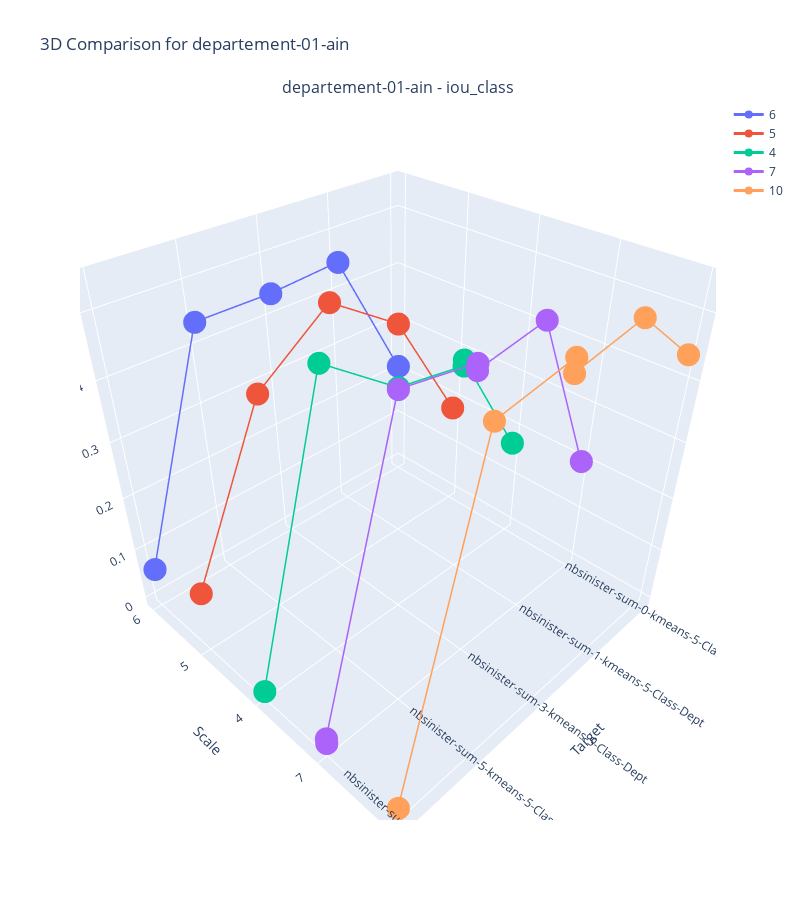
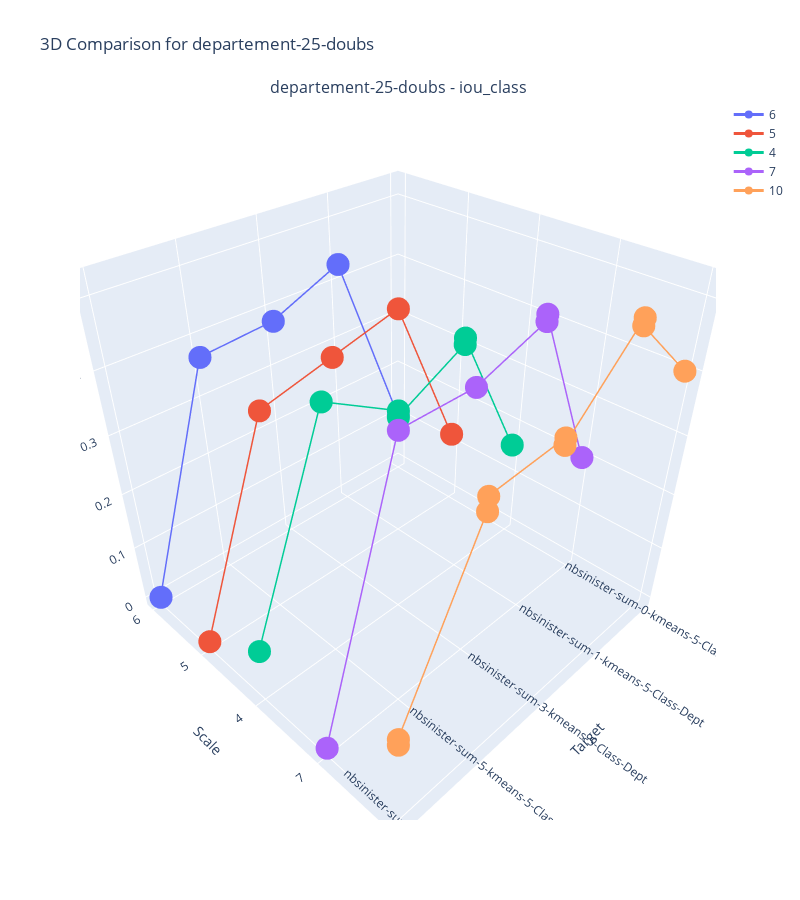
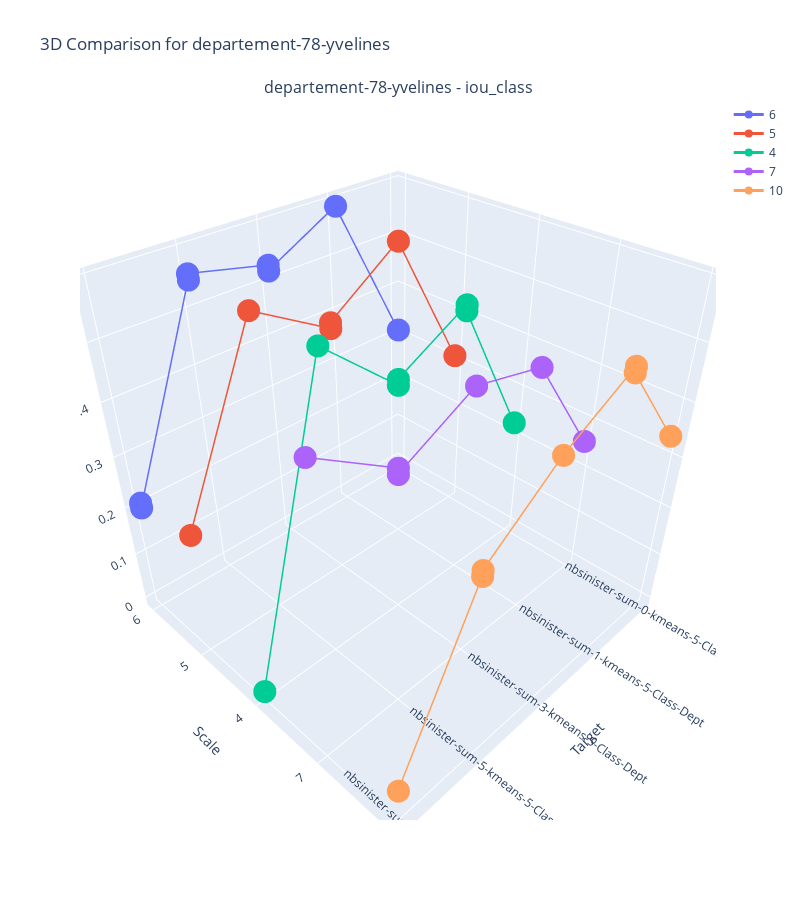

Notebook source saved alongside these figures, in order:
### Code cell
compare_models_2d(df, df.Department.unique(), dept_markers, ['iou_class'],  'Target', 'Scale', 'Scale')

### Figure 1 — Plotly figure (JSON) as saved in the notebook; plotly's stock layout.template omitted (floating-point values rounded to 4 significant figures)
{"data": [{"line": {"color": "#636EFA", "width": 3}, "marker": {"color": "#636EFA", "size": 8}, "mode": "lines+markers", "name": "6", "scene": "scene", "type": "scatter3d", "x": [0, 1, 1, 2, 2, 3, 3, 4, 4], "y": [0, 0, 0, 0, 0, 0, 0, 0, 0], "z": [0.21, 0.45, 0.45, 0.44, 0.44, 0.44, 0.44, 0.06, 0.06]}, {"line": {"color": "#EF553B", "width": 3}, "marker": {"color": "#EF553B", "size": 8}, "mode": "lines+markers", "name": "5", "scene": "scene", "type": "scatter3d", "x": [0, 1, 1, 2, 2, 3, 3, 4, 4], "y": [1, 1, 1, 1, 1, 1, 1, 1, 1], "z": [0.18, 0.39, 0.39, 0.47, 0.47, 0.38, 0.38, 0.1, 0.1]}, {"line": {"color": "#00CC96", "width": 3}, "marker": {"color": "#00CC96", "size": 8}, "mode": "lines+markers", "name": "4", "scene": "scene", "type": "scatter3d", "x": [0, 1, 1, 2, 2, 3, 3, 4, 4], "y": [2, 2, 2, 2, 2, 2, 2, 2, 2], "z": [0.17, 0.38, 0.37, 0.39, 0.39, 0.48, 0.48, 0, 0]}, {"line": {"color": "#AB63FA", "width": 3}, "marker": {"color": "#AB63FA", "size": 8}, "mode": "lines+markers", "name": "7", "scene": "scene", "type": "scatter3d", "x": [0, 1, 1, 2, 2, 3, 3, 4, 4], "y": [3, 3, 3, 3, 3, 3, 3, 3, 3], "z": [0.2, 0.49, 0.49, 0.47, 0.48, 0.5, 0.5, 0.02, 0.01]}, {"line": {"color": "#FFA15A", "width": 3}, "marker": {"color": "#FFA15A", "size": 8}, "mode": "lines+markers", "name": "10", "scene": "scene", "type": "scatter3d", "x": [0, 1, 1, 2, 2, 3, 3, 4, 4], "y": [4, 4, 4, 4, 4, 4, 4, 4, 4], "z": [0.44, 0.54, 0.54, 0.52, 0.54, 0.52, 0.52, 0.01, 0.01]}], "layout": {"annotations": [{"font": {"size": 16}, "showarrow": false, "text": "departement-01-ain - iou_class", "x": 0.5, "xanchor": "center", "xref": "paper", "y": 1, "yanchor": "bottom", "yref": "paper"}], "height": 900, "scene": {"domain": {"x": [0, 1], "y": [0, 1]}, "xaxis": {"ticktext": ["nbsinister-sum-0-kmeans-5-Class-Dept", "nbsinister-sum-1-kmeans-5-Class-Dept", "nbsinister-sum-3-kmeans-5-Class-Dept", "nbsinister-sum-5-kmeans-5-Class-Dept", "nbsinister-sum-7-kmeans-5-Class-Dept"], "tickvals": [0, 1, 2, 3, 4], "title": {"text": "Target"}}, "yaxis": {"ticktext": ["6", "5", "4", "7", 10], "tickvals": [0, 1, 2, 3, 4], "title": {"text": "Scale"}}, "zaxis": {"title": {"text": "iou_class"}}}, "showlegend": true, "title": {"text": "3D Comparison for departement-01-ain"}, "width": 800}}

### Figure 2 — Plotly figure (JSON) as saved in the notebook; plotly's stock layout.template omitted (floating-point values rounded to 4 significant figures)
{"data": [{"line": {"color": "#636EFA", "width": 3}, "marker": {"color": "#636EFA", "size": 8}, "mode": "lines+markers", "name": "6", "scene": "scene", "type": "scatter3d", "x": [0, 1, 1, 2, 2, 3, 3, 4, 4], "y": [0, 0, 0, 0, 0, 0, 0, 0, 0], "z": [0.1, 0.43, 0.43, 0.38, 0.38, 0.37, 0.37, 0, 0]}, {"line": {"color": "#EF553B", "width": 3}, "marker": {"color": "#EF553B", "size": 8}, "mode": "lines+markers", "name": "5", "scene": "scene", "type": "scatter3d", "x": [0, 1, 1, 2, 2, 3, 3, 4, 4], "y": [1, 1, 1, 1, 1, 1, 1, 1, 1], "z": [0.12, 0.4, 0.4, 0.37, 0.37, 0.34, 0.34, 0, 0]}, {"line": {"color": "#00CC96", "width": 3}, "marker": {"color": "#00CC96", "size": 8}, "mode": "lines+markers", "name": "4", "scene": "scene", "type": "scatter3d", "x": [0, 1, 1, 2, 2, 3, 3, 4, 4], "y": [2, 2, 2, 2, 2, 2, 2, 2, 2], "z": [0.16, 0.4, 0.39, 0.33, 0.34, 0.41, 0.41, 0.08, 0.08]}, {"line": {"color": "#AB63FA", "width": 3}, "marker": {"color": "#AB63FA", "size": 8}, "mode": "lines+markers", "name": "7", "scene": "scene", "type": "scatter3d", "x": [0, 1, 1, 2, 2, 3, 3, 4, 4], "y": [3, 3, 3, 3, 3, 3, 3, 3, 3], "z": [0.2, 0.48, 0.47, 0.43, 0.43, 0.43, 0.43, 0, 0]}, {"line": {"color": "#FFA15A", "width": 3}, "marker": {"color": "#FFA15A", "size": 8}, "mode": "lines+markers", "name": "10", "scene": "scene", "type": "scatter3d", "x": [0, 1, 1, 2, 2, 3, 3, 4, 4], "y": [4, 4, 4, 4, 4, 4, 4, 4, 4], "z": [0.4, 0.51, 0.52, 0.41, 0.42, 0.41, 0.39, 0.14, 0.13]}], "layout": {"annotations": [{"font": {"size": 16}, "showarrow": false, "text": "departement-25-doubs - iou_class", "x": 0.5, "xanchor": "center", "xref": "paper", "y": 1, "yanchor": "bottom", "yref": "paper"}], "height": 900, "scene": {"domain": {"x": [0, 1], "y": [0, 1]}, "xaxis": {"ticktext": ["nbsinister-sum-0-kmeans-5-Class-Dept", "nbsinister-sum-1-kmeans-5-Class-Dept", "nbsinister-sum-3-kmeans-5-Class-Dept", "nbsinister-sum-5-kmeans-5-Class-Dept", "nbsinister-sum-7-kmeans-5-Class-Dept"], "tickvals": [0, 1, 2, 3, 4], "title": {"text": "Target"}}, "yaxis": {"ticktext": ["6", "5", "4", "7", 10], "tickvals": [0, 1, 2, 3, 4], "title": {"text": "Scale"}}, "zaxis": {"title": {"text": "iou_class"}}}, "showlegend": true, "title": {"text": "3D Comparison for departement-25-doubs"}, "width": 800}}

### Figure 3 — Plotly figure (JSON) as saved in the notebook; plotly's stock layout.template omitted (floating-point values rounded to 4 significant figures)
{"data": [{"line": {"color": "#636EFA", "width": 3}, "marker": {"color": "#636EFA", "size": 8}, "mode": "lines+markers", "name": "6", "scene": "scene", "type": "scatter3d", "x": [0, 1, 1, 2, 2, 3, 3, 4, 4], "y": [0, 0, 0, 0, 0, 0, 0, 0, 0], "z": [0.31, 0.59, 0.59, 0.52, 0.53, 0.56, 0.55, 0.2, 0.21]}, {"line": {"color": "#EF553B", "width": 3}, "marker": {"color": "#EF553B", "size": 8}, "mode": "lines+markers", "name": "5", "scene": "scene", "type": "scatter3d", "x": [0, 1, 1, 2, 2, 3, 3, 4, 4], "y": [1, 1, 1, 1, 1, 1, 1, 1, 1], "z": [0.31, 0.57, 0.57, 0.48, 0.47, 0.55, 0.55, 0.23, 0.23]}, {"line": {"color": "#00CC96", "width": 3}, "marker": {"color": "#00CC96", "size": 8}, "mode": "lines+markers", "name": "4", "scene": "scene", "type": "scatter3d", "x": [0, 1, 1, 2, 2, 3, 3, 4, 4], "y": [2, 2, 2, 2, 2, 2, 2, 2, 2], "z": [0.23, 0.5, 0.51, 0.44, 0.43, 0.55, 0.55, 0, 0]}, {"line": {"color": "#AB63FA", "width": 3}, "marker": {"color": "#AB63FA", "size": 8}, "mode": "lines+markers", "name": "7", "scene": "scene", "type": "scatter3d", "x": [0, 1, 1, 2, 2, 3, 3, 4, 4], "y": [3, 3, 3, 3, 3, 3, 3, 3, 3], "z": [0.26, 0.46, 0.46, 0.49, 0.49, 0.42, 0.43, 0.52, 0.52]}, {"line": {"color": "#FFA15A", "width": 3}, "marker": {"color": "#FFA15A", "size": 8}, "mode": "lines+markers", "name": "10", "scene": "scene", "type": "scatter3d", "x": [0, 1, 1, 2, 2, 3, 3, 4, 4], "y": [4, 4, 4, 4, 4, 4, 4, 4, 4], "z": [0.34, 0.51, 0.52, 0.45, 0.45, 0.35, 0.34, 0.05, 0.05]}], "layout": {"annotations": [{"font": {"size": 16}, "showarrow": false, "text": "departement-78-yvelines - iou_class", "x": 0.5, "xanchor": "center", "xref": "paper", "y": 1, "yanchor": "bottom", "yref": "paper"}], "height": 900, "scene": {"domain": {"x": [0, 1], "y": [0, 1]}, "xaxis": {"ticktext": ["nbsinister-sum-0-kmeans-5-Class-Dept", "nbsinister-sum-1-kmeans-5-Class-Dept", "nbsinister-sum-3-kmeans-5-Class-Dept", "nbsinister-sum-5-kmeans-5-Class-Dept", "nbsinister-sum-7-kmeans-5-Class-Dept"], "tickvals": [0, 1, 2, 3, 4], "title": {"text": "Target"}}, "yaxis": {"ticktext": ["6", "5", "4", "7", 10], "tickvals": [0, 1, 2, 3, 4], "title": {"text": "Scale"}}, "zaxis": {"title": {"text": "iou_class"}}}, "showlegend": true, "title": {"text": "3D Comparison for departement-78-yvelines"}, "width": 800}}
